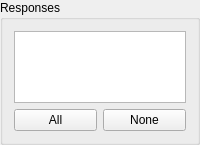
      <widget class="QGroupBox" name="responses_groupbox">
       <property name="title">
        <string>Responses</string>
       </property>
       <layout class="QVBoxLayout" name="verticalLayout_2">
        <item>
         <widget class="QListWidget" name="response_selector">
          <property name="sizePolicy">
           <sizepolicy hsizetype="Minimum" vsizetype="Expanding">
            <horstretch>0</horstretch>
            <verstretch>0</verstretch>
           </sizepolicy>
          </property>
          <property name="toolTip">
           <string>&lt;html&gt;&lt;head/&gt;&lt;body&gt;&lt;p&gt;&lt;span style=&quot; font-weight:600;&quot;&gt;Responses&lt;/span&gt;&lt;/p&gt;&lt;p&gt;Select the response channels to visualize on the plots on the System Identification tab.&lt;/p&gt;&lt;/body&gt;&lt;/html&gt;</string>
          </property>
          <property name="sizeAdjustPolicy">
           <enum>QAbstractScrollArea::AdjustToContents</enum>
          </property>
          <property name="selectionMode">
           <enum>QAbstractItemView::ExtendedSelection</enum>
          </property>
         </widget>
        </item>
        <item>
         <layout class="QHBoxLayout" name="responses_button_layout">
          <item>
           <widget class="QPushButton" name="responses_all_button">
            <property name="toolTip">
             <string>&lt;html&gt;&lt;head/&gt;&lt;body&gt;&lt;p&gt;&lt;span style=&quot; font-weight:600;&quot;&gt;All&lt;/span&gt;&lt;/p&gt;&lt;p&gt;Visualize all responses.&lt;/p&gt;&lt;/body&gt;&lt;/html&gt;</string>
            </property>
            <property name="text">
             <string>All</string>
            </property>
           </widget>
          </item>
          <item>
           <widget class="QPushButton" name="responses_none_button">
            <property name="toolTip">
             <string>&lt;html&gt;&lt;head/&gt;&lt;body&gt;&lt;p&gt;&lt;span style=&quot; font-weight:600;&quot;&gt;None&lt;/span&gt;&lt;/p&gt;&lt;p&gt;Visualize no responses.&lt;/p&gt;&lt;/body&gt;&lt;/html&gt;</string>
            </property>
            <property name="text">
             <string>None</string>
            </property>
           </widget>
          </item>
         </layout>
        </item>
       </layout>
      </widget>
